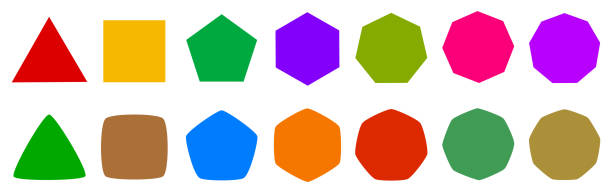
#> input picture imageRecognitin/shape.jpg, 612 x 193 px
$ python shape.py
#> lines starting #> are read from the running program, lines starting #| are printed output that depends on the picture; after the words box and inside, x2 and y2 are one past the last pixel; in counts of white or black regions, pixels touching at a corner belong together
import cv2

shape = cv2.imread('shape.jpg')
#> shape is the input picture: shape (193, 612, 3); mean B, G, R 181.4, 188.7, 208.9
shape = cv2.resize(shape, (0, 0), fx = 2, fy = 2)
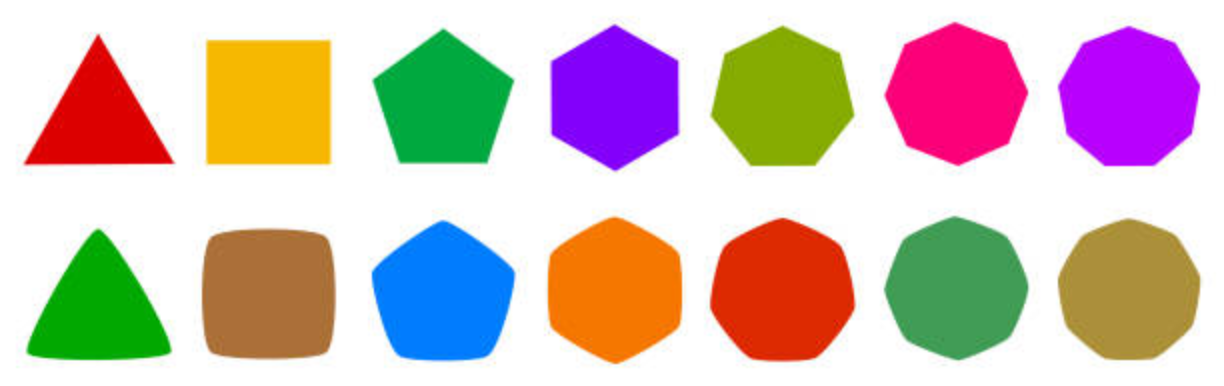
#> shape: shape (386, 1224, 3); mean B, G, R 181.4, 188.7, 208.9
canny = cv2.Canny(shape, 150, 200)
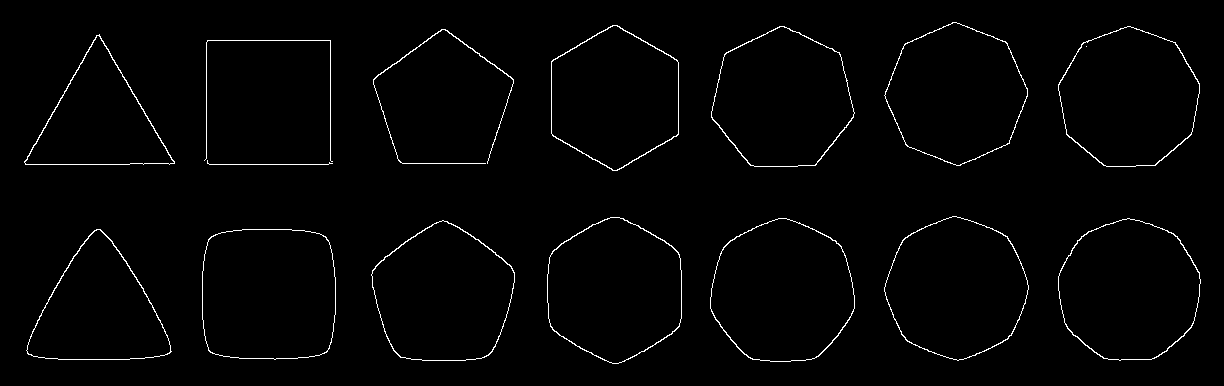
#> canny: shape (386, 1224); 1.5% white in thin lines or dots, all inside (x1, y1, x2, y2) = (24, 22, 1201, 364)
contour, heirachy = cv2.findContours(canny, cv2.RETR_EXTERNAL, cv2.CHAIN_APPROX_NONE)
#> contour = 15 contours, 2 with area under 20; largest, box (x1, y1, x2, y2) and area: (202, 229, 336, 360) 16124, (710, 218, 855, 362) 16026, (1058, 218, 1201, 361) 15648, (884, 216, 1029, 361) 15372, (547, 217, 682, 364) 15246

for cnt in contour:
    cv2.drawContours(shape, cnt, -1, (100, 100, 0), 3)
    # print(cv2.contourArea(cnt))
    # print(cv2.arcLength(cnt, True))
    perimeter = cv2.arcLength(cnt, True)
    if perimeter > 100:
        vertices = cv2.approxPolyDP(cnt , perimeter*0.05, True)
        x, y, w, h = cv2.boundingRect(cnt)
        cv2.rectangle(shape, (x, y), (x+w, y+h), (0, 100, 100), 3)
        print(len(vertices))
        if len(vertices) == 3:
            cv2.putText(shape, 'triangle', (x, y-5), cv2.FONT_HERSHEY_COMPLEX, 1, (250, 250, 0), 1)
        elif len(vertices) == 4:
            cv2.putText(shape, 'rectangle', (x, y-5), cv2.FONT_HERSHEY_COMPLEX, 1, (250, 250, 0), 1)
        elif len(vertices) == 5:
            cv2.putText(shape, 'pentagon', (x, y-5), cv2.FONT_HERSHEY_COMPLEX, 1, (250, 250, 0), 1)
        else:
            cv2.putText(shape, 'circle', (x, y-5), cv2.FONT_HERSHEY_COMPLEX, 1, (250, 250, 0), 1)
#> this loop made 15 passes
#> (perimeter, vertices, x, y, w, h) on passes 1, 2, 7, 8, 10, 15: (488.5, [[208, 239], [210, 352], [327, 351], [325, 236]], 202, 229, 134, 131), (459.2, [[94, 230], [27, 353], [169, 353]], 26, 229, 146, 131), (478.8, [[952, 216], [884, 291], [958, 360], [1028, 285]], 884, 216, 145, 145), (258.5, [[207, 160], [332, 163]], 207, 160, 126, 5), (473.8, [[99, 34], [25, 164], [174, 163]], 24, 34, 151, 131), (475.3, [[952, 22], [884, 95], [960, 165], [1027, 88]], 884, 22, 144, 144)
#> (perimeter, x, y, w, h) on passes 3, 4, 5, 6, 9, 11: (472.3, 371, 220, 144, 141), (474.3, 1058, 218, 143, 143), (478.8, 710, 218, 145, 144), (469.8, 547, 217, 135, 147), (732.1, 204, 40, 129, 122), (911, 373, 29, 141, 135)
#| 4
#| 3
#| 5
#| 6
#| 6
#| 6
#| 4
#| 2
#> (further printed lines are left out)
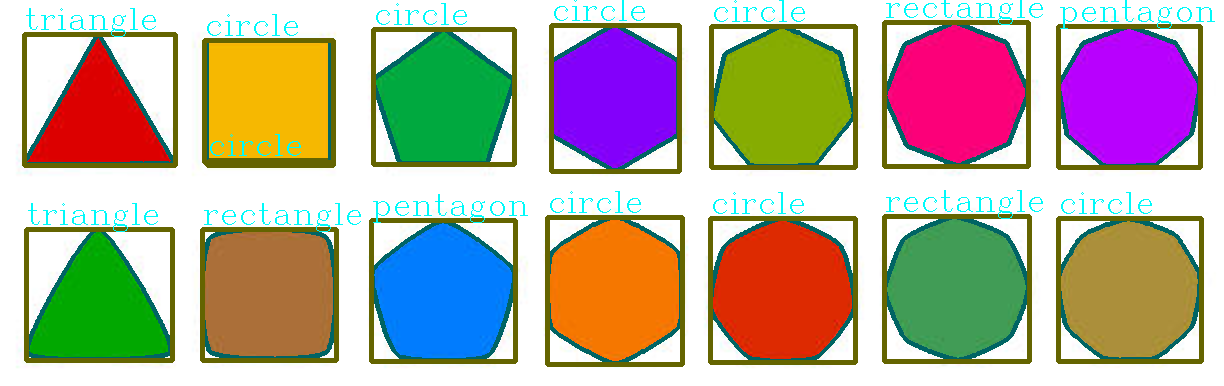
#> shape: shape (386, 1224, 3); 13.86% of pixels changed, all inside (x1, y1, x2, y2) = (22, 0, 1215, 367)

cv2.imshow('canny', canny)
cv2.imshow('shape', shape)
cv2.waitKey(0)
